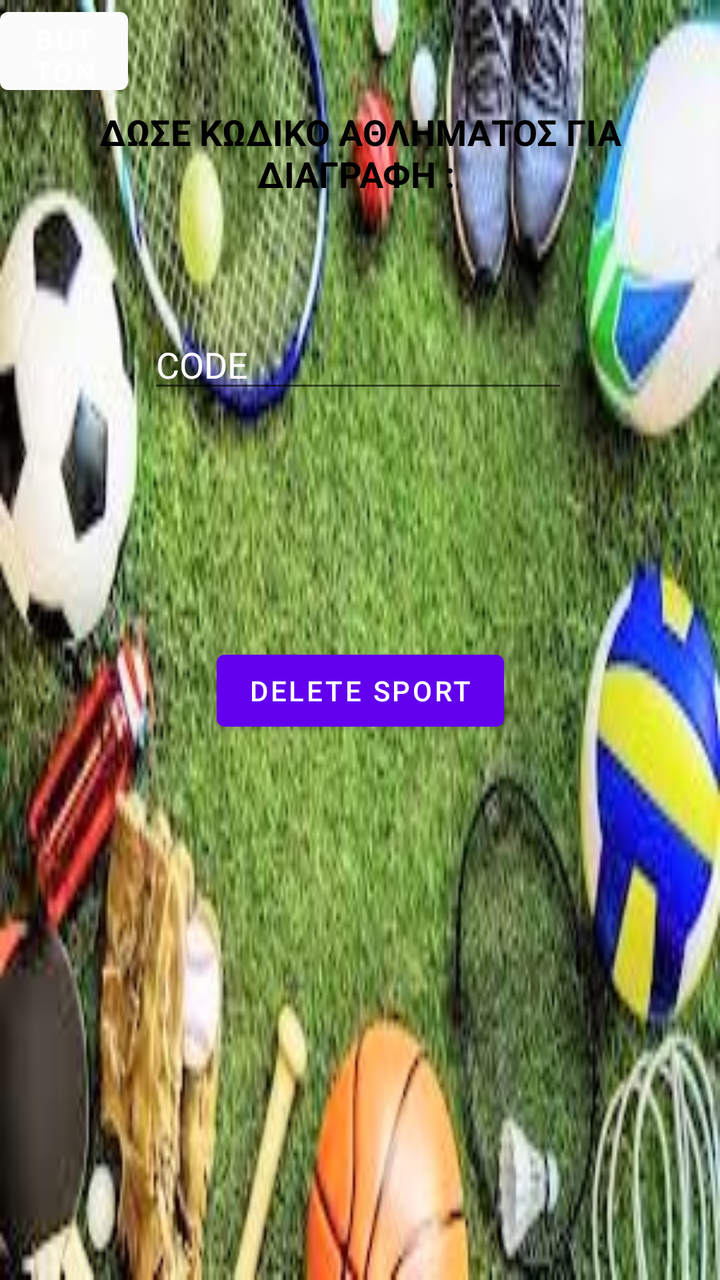
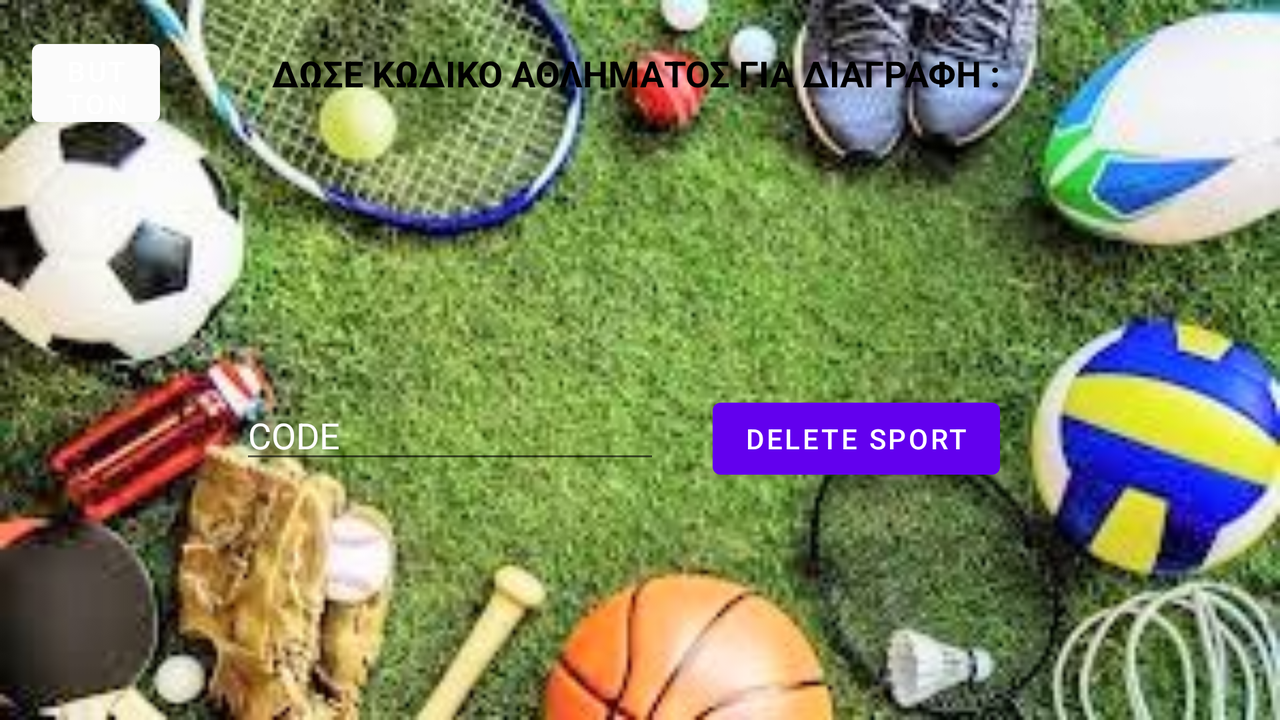

Two renders of one Android screen. The first uses the default layout on a phone; the second uses the alternative layout the repository ships for a different screen configuration, on a matching device. The two XML files are below.
<!-- AndroidManifest.xml: application theme Theme.Ergasia -->
<!-- res/layout/fragment_delete__sport.xml -->
<?xml version="1.0" encoding="utf-8"?>
<FrameLayout xmlns:android="http://schemas.android.com/apk/res/android"
    xmlns:tools="http://schemas.android.com/tools"
    android:layout_width="match_parent"
    android:layout_height="match_parent"
    xmlns:app="http://schemas.android.com/apk/res-auto"
    tools:context=".Delete_SportFragment">

    <androidx.constraintlayout.widget.ConstraintLayout
        android:layout_width="match_parent"
        android:layout_height="match_parent"
        android:background="@drawable/delete_sports_2">


        <TextView
            android:id="@+id/text_sport_delete"
            android:layout_width="match_parent"
            android:layout_height="wrap_content"
            android:text="ΔΩΣΕ ΚΩΔΙΚΟ ΑΘΛΗΜΑΤΟΣ ΓΙΑ ΔΙΑΓΡΑΦΗ : "
            android:textAlignment="center"
            android:textColor="@color/black"
            android:textSize="18sp"
            android:textStyle="bold"
            app:layout_constraintBottom_toBottomOf="parent"
            app:layout_constraintEnd_toEndOf="parent"
            app:layout_constraintHorizontal_bias="0.0"
            app:layout_constraintStart_toStartOf="parent"
            app:layout_constraintTop_toTopOf="parent"
            app:layout_constraintVertical_bias="0.09" />

        <EditText
            android:id="@+id/editTextDeleteSport"
            android:layout_width="wrap_content"
            android:layout_height="wrap_content"
            android:layout_marginStart="120dp"
            android:layout_marginLeft="120dp"
            android:layout_marginTop="160dp"
            android:layout_marginEnd="120dp"
            android:layout_marginRight="120dp"
            android:ems="10"
            android:hint="CODE"
            android:inputType="textPersonName"
            android:textColorHint="@color/white"

            app:layout_constraintEnd_toEndOf="parent"
            app:layout_constraintHorizontal_bias="0.512"
            app:layout_constraintStart_toStartOf="parent"
            app:layout_constraintTop_toTopOf="parent" />

        <Button
            android:id="@+id/buttonDeleteSport"
            android:layout_width="wrap_content"
            android:layout_height="wrap_content"
            android:layout_marginStart="140dp"
            android:layout_marginLeft="140dp"
            android:layout_marginTop="120dp"
            android:layout_marginEnd="140dp"
            android:layout_marginRight="140dp"
            android:text="DELETE SPORT"
            app:layout_constraintEnd_toEndOf="parent"
            app:layout_constraintStart_toStartOf="parent"
            app:layout_constraintTop_toBottomOf="@+id/editTextDeleteSport" />
        <Button
            android:id="@+id/backDelSport"
            android:layout_width="64dp"
            android:layout_height="51dp"
            android:text="Button"
            app:backgroundTint="#FBFBFB"
            app:icon="@drawable/ic_baseline_arrow_back_24"
            app:iconTint="#090404"
            app:layout_constraintStart_toStartOf="parent"
            app:layout_constraintTop_toTopOf="parent" />



    </androidx.constraintlayout.widget.ConstraintLayout>
</FrameLayout>
<!-- resources referenced by this layout -->
<resources>
  <color name="black">#FF000000</color>
  <color name="white">#FFFFFFFF</color>
  <!-- drawable delete_sports_2: jpg bitmap (drawable, 61763 bytes) -->
  <style name="Theme.Ergasia" parent="Theme.MaterialComponents.DayNight.DarkActionBar">
          
          <item name="colorPrimary">@color/purple_500</item>
          <item name="colorPrimaryVariant">@color/purple_700</item>
          <item name="colorOnPrimary">@color/white</item>
          
          <item name="colorSecondary">@color/teal_200</item>
          <item name="colorSecondaryVariant">@color/teal_700</item>
          <item name="colorOnSecondary">@color/black</item>
          
          <item name="android:statusBarColor" tools:targetApi="l">?attr/colorPrimaryVariant</item>
          
      </style>
  <color name="purple_500">#FF6200EE</color>
  <color name="purple_700">#FF3700B3</color>
  <color name="teal_200">#FF03DAC5</color>
  <color name="teal_700">#FF018786</color>
</resources>
<!-- res/layout-land/fragment_delete__sport.xml (the repository's variant of the layout above) -->
<!-- drawn on the phone turned sideways -->
<?xml version="1.0" encoding="utf-8"?>
<FrameLayout xmlns:android="http://schemas.android.com/apk/res/android"
    xmlns:tools="http://schemas.android.com/tools"
    android:layout_width="match_parent"
    android:layout_height="match_parent"
    xmlns:app="http://schemas.android.com/apk/res-auto"
    tools:context=".Delete_SportFragment">

    <androidx.constraintlayout.widget.ConstraintLayout
        android:layout_width="match_parent"
        android:layout_height="match_parent"
        android:background="@drawable/delete_sports_2">


        <TextView
            android:id="@+id/text_sport_delete"
            android:layout_width="match_parent"
            android:layout_height="wrap_content"
            android:text="ΔΩΣΕ ΚΩΔΙΚΟ ΑΘΛΗΜΑΤΟΣ ΓΙΑ ΔΙΑΓΡΑΦΗ : "
            android:textAlignment="center"
            android:textColor="@color/black"
            android:textSize="18sp"
            android:textStyle="bold"
            app:layout_constraintBottom_toBottomOf="parent"
            app:layout_constraintEnd_toEndOf="parent"
            app:layout_constraintHorizontal_bias="0.0"
            app:layout_constraintStart_toStartOf="parent"
            app:layout_constraintTop_toTopOf="parent"
            app:layout_constraintVertical_bias="0.072" />

        <EditText
            android:id="@+id/editTextDeleteSport"
            android:layout_width="wrap_content"
            android:layout_height="wrap_content"
            android:layout_marginStart="120dp"
            android:layout_marginLeft="120dp"
            android:layout_marginTop="171dp"
            android:layout_marginEnd="120dp"
            android:layout_marginRight="120dp"
            android:ems="10"
            android:hint="CODE"
            android:inputType="textPersonName"

            android:textColorHint="@color/white"
            app:layout_constraintEnd_toEndOf="parent"
            app:layout_constraintHorizontal_bias="0.0"
            app:layout_constraintStart_toStartOf="parent"
            app:layout_constraintTop_toTopOf="@+id/text_sport_delete" />

        <Button
            android:id="@+id/buttonDeleteSport"
            android:layout_width="wrap_content"
            android:layout_height="wrap_content"
            android:layout_marginStart="140dp"
            android:layout_marginLeft="140dp"
            android:layout_marginTop="171dp"
            android:layout_marginEnd="140dp"
            android:layout_marginRight="140dp"
            android:text="DELETE SPORT"
            app:layout_constraintEnd_toEndOf="parent"
            app:layout_constraintHorizontal_bias="1.0"
            app:layout_constraintStart_toStartOf="parent"
            app:layout_constraintTop_toTopOf="@+id/text_sport_delete" />

        <Button
            android:id="@+id/backDelSport"
            android:layout_width="64dp"
            android:layout_height="51dp"
            android:layout_marginStart="16dp"
            android:layout_marginLeft="16dp"
            android:layout_marginTop="16dp"
            android:text="Button"
            app:backgroundTint="#FBFBFB"
            app:icon="@drawable/ic_baseline_arrow_back_24"
            app:iconTint="#090404"
            app:layout_constraintStart_toStartOf="parent"
            app:layout_constraintTop_toTopOf="parent" />


    </androidx.constraintlayout.widget.ConstraintLayout>
</FrameLayout>
